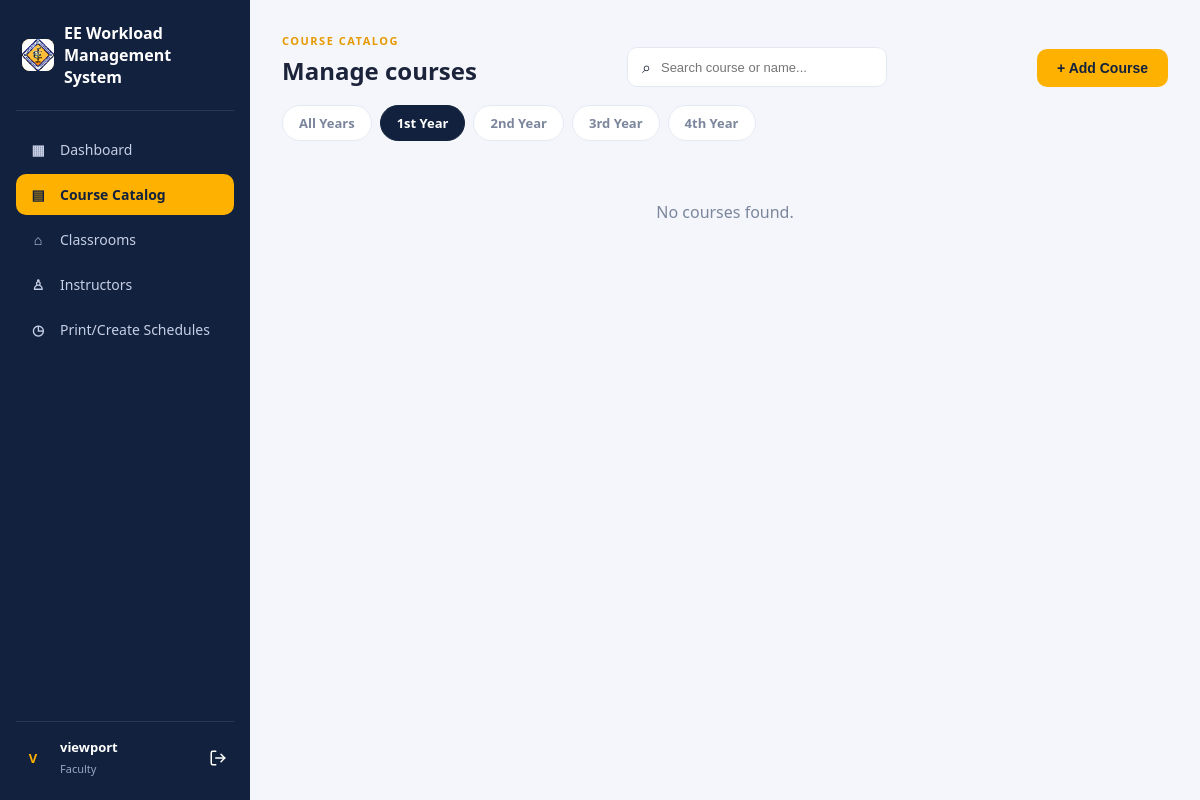
The page /courses.php?year=1 (signed in) on the database as committed earlier.
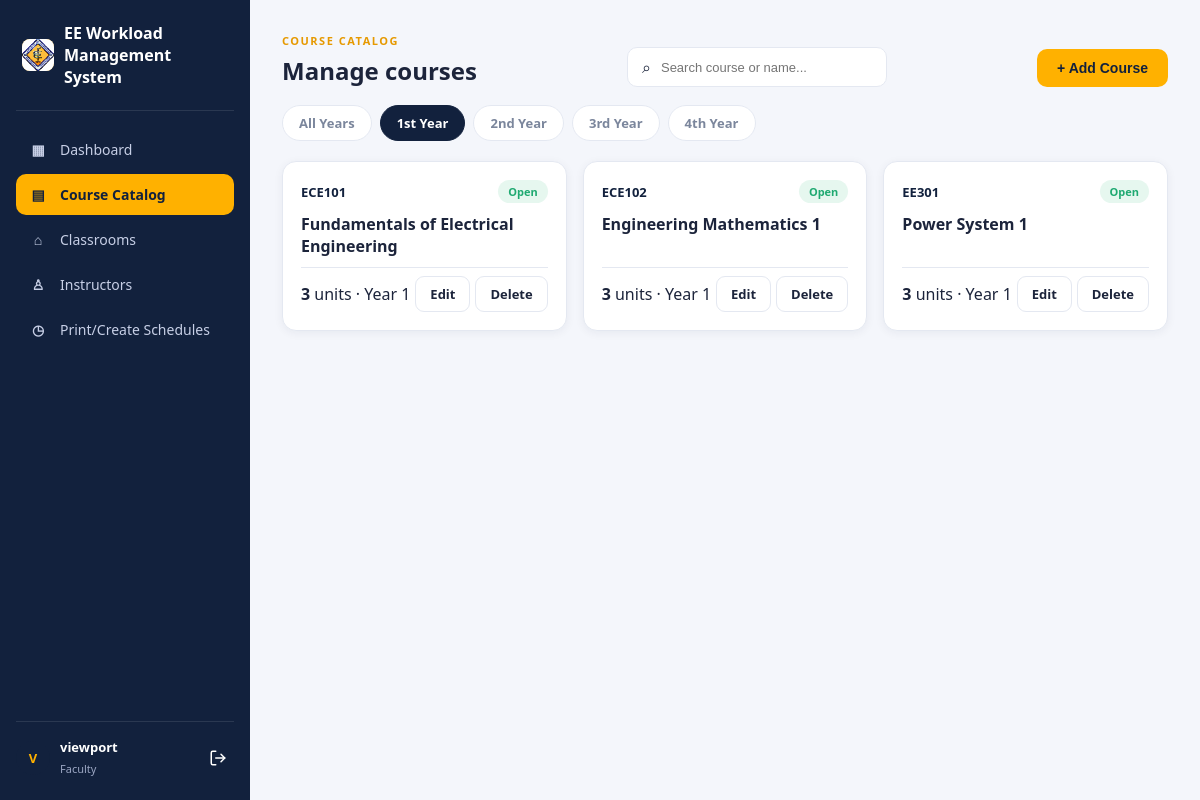
The same page on the database as committed later.
### tables this page shows
CREATE TABLE `courses` (
  `course_id` int(11) NOT NULL,
  `course_code` varchar(10) NOT NULL,
  `course_name` varchar(100) NOT NULL,
  `year_level` tinyint(4) NOT NULL,
  `units` tinyint(4) NOT NULL,
  `status` enum('Open','Closed') DEFAULT 'Open'
);

### courses.php (the view, shortened to what this page needs)
<?php
function h($v){ return htmlspecialchars((string)$v, ENT_QUOTES, 'UTF-8'); }
$db = new database();
$conn = $db->connect();
require 'includes/header.php';
$year = (int)($_GET['year'] ?? 0);
$search = trim($_GET['search'] ?? '');
$sql = "SELECT * FROM courses
        WHERE (? = 0 OR year_level = ?)
          AND (? = '' OR course_code LIKE CONCAT('%',?,'%') OR course_name LIKE CONCAT('%',?,'%'))
        ORDER BY year_level, course_code";
$stmt = $conn->prepare($sql);
$stmt->bind_param("iisss", $year, $year, $search, $search, $search);
$stmt->execute();
$filtered = $stmt->get_result()->fetch_all(MYSQLI_ASSOC);
?>
<section class="page-section">
<div class="section-heading">
  <div><span class="eyebrow">COURSE CATALOG</span><h2>Manage courses</h2></div>
  <form class="search"><span>⌕</span><input id="courseSearch" value="<?= h($search) ?>" placeholder="Search course or name..."></form>
<button class="primary-btn" id="openAddCourse">+ Add Course</button>
</div>
<div class="year-tabs">
  <a class="<?= !$year?'selected':'' ?>" href="courses.php">All Years</a>
  <?php for($y=1;$y<=4;$y++): ?>
  <a class="<?= $year===$y?'selected':'' ?>" href="?year=<?=$y?>"><?=$y?><?= $y===1?'st':($y===2?'nd':($y===3?'rd':'th')) ?> Year</a>
  <?php endfor;?>
</div>
<div class="course-grid" id="courseGrid">
<?php foreach($filtered as $c): ?>
<article class="course-card searchable">
  <div class="course-top">
    <span class="code"><?=h($c['course_code'])?></span>
    <span class="status <?= strtolower($c['status']) ?>"><?=h($c['status'])?></span>
  </div>
  <h3><?=h($c['course_name'])?></h3>
  <div class="course-bottom">
    <span><b><?=h($c['units'])?></b> units · Year <?=h($c['year_level'])?></span>
    <a href="?edit=<?= $c['course_id'] ?>" class="outline-btn">Edit</a>
    <a href="?delete=<?= $c['course_id'] ?>" class="outline-btn" onclick="return confirm('Delete this course?')">Delete</a>
  </div>
</article>
<?php endforeach;?>
</div>
<?php if(!$filtered):?><div class="empty">No courses found.</div><?php endif;?>
</section>
<?php require 'includes/footer.php'; ?>

Rows that differ between the two databases and show on the page:
added courses: course_code "ECE101", status "Open", course_name "Fundamentals of Electrical Engineering", units "3", year_level "1"
added courses: course_code "ECE102", status "Open", course_name "Engineering Mathematics 1", units "3", year_level "1"
added courses: course_code "EE301", status "Open", course_name "Power System 1", units "3", year_level "1"
Other text that changed with them:
text no longer shown: "No courses found."
